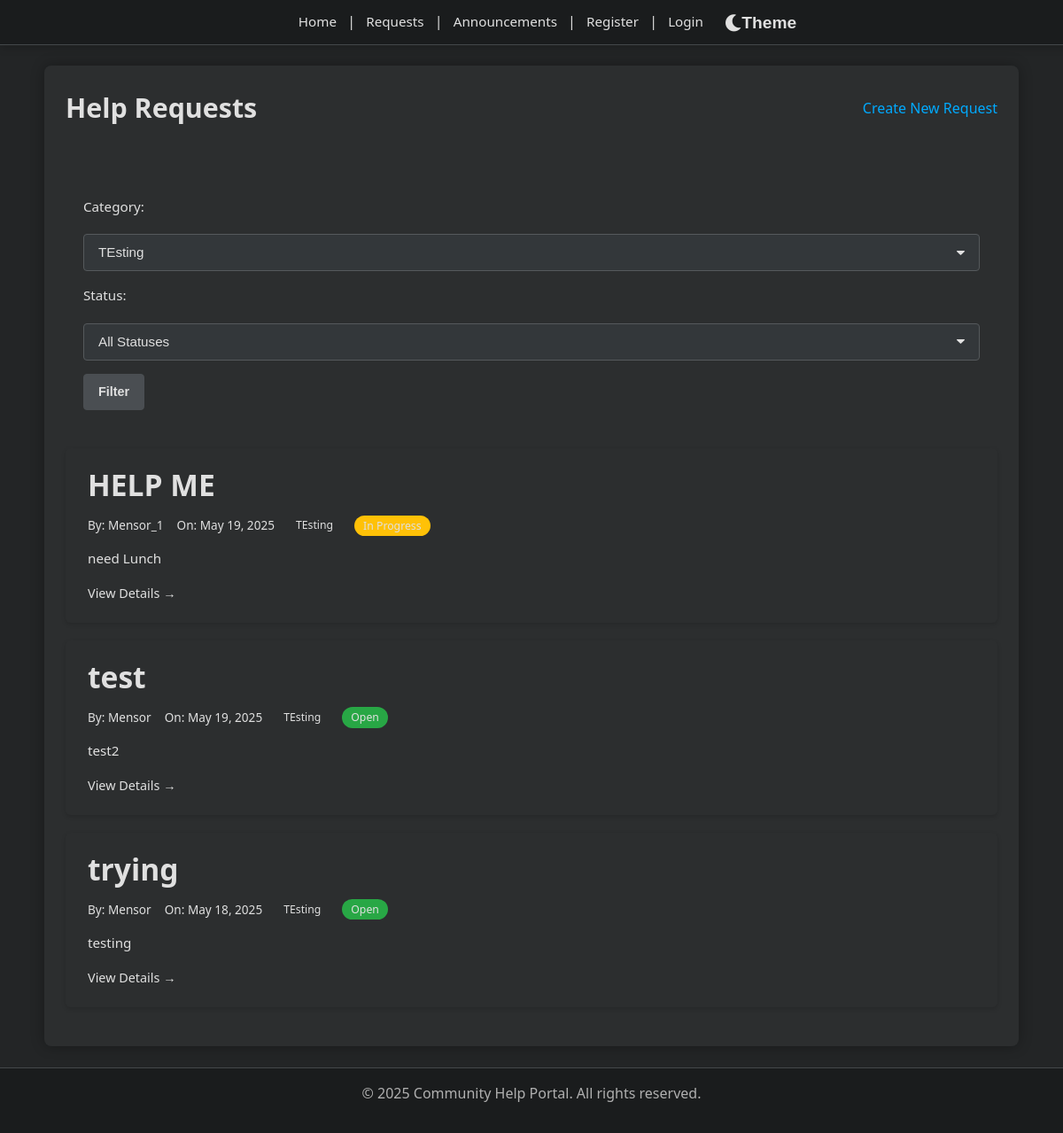
Screenshot of /requests/ with the database file from the repository.
### requests/models.py (models this page shows, shortened)
class RequestPost(models.Model):
    STATUS_CHOICES = [
        ('open', 'Open'),
        ('in_progress', 'In Progress'),
        ('closed', 'Closed'),
    ]
    requester = models.ForeignKey(User, on_delete=models.CASCADE, related_name='request_posts')
    title = models.CharField(max_length=200)
    description = models.TextField()
    category = models.ForeignKey(RequestCategory, on_delete=models.SET_NULL, null=True, blank=True, related_name='request_posts')
    status = models.CharField(max_length=20, choices=STATUS_CHOICES, default='open')
    created_at = models.DateTimeField(auto_now_add=True)
    updated_at = models.DateTimeField(auto_now=True)

class RequestCategory(models.Model):
    name = models.CharField(max_length=100, unique=True)
    description = models.TextField(blank=True, null=True)
    class Meta:
        verbose_name_plural = "Request Categories"

### requests/views.py (the view)
# urls.py: path('', views.request_list, name='request_list'),
def request_list(request):
    request_posts_list = RequestPost.objects.all().order_by('-created_at')
    categories = RequestCategory.objects.all()
    status_choices = RequestPost.STATUS_CHOICES
    selected_category_slug = request.GET.get('category')
    selected_status = request.GET.get('status')
    if selected_category_slug:
        category = get_object_or_404(RequestCategory, slug=selected_category_slug)
        request_posts_list = request_posts_list.filter(category=category)
    if selected_status:
        request_posts_list = request_posts_list.filter(status=selected_status)
    paginator = Paginator(request_posts_list, 10) # Show 10 requests per page
    page_number = request.GET.get('page')
    try:
        request_posts = paginator.page(page_number)
    except PageNotAnInteger:
        request_posts = paginator.page(1)
    except EmptyPage:
        request_posts = paginator.page(paginator.num_pages)
    context = {
        'request_posts': request_posts,
        'categories': categories,
        'status_choices': status_choices,
        'current_category_slug': selected_category_slug,
        'current_status': selected_status,
        'is_paginated': True if paginator.num_pages > 1 else False,
        'page_obj': request_posts, # for pagination template tags
    }
    return render(request, 'requests/request_list.html', context)

### requests/templates/requests/request_list.html (shortened to what this page needs)
{% extends "base.html" %}
{% load static %}
{% block extra_css %}
<link rel="stylesheet" href="{% static 'css/request_list.css' %}" />
{% endblock %}
{% block content %}
<div class="request-list-container">
    <div class="page-header">
        <h2>Help Requests</h2>
        <a href="{% url 'requests:request_create' %}" class="button-primary">Create New Request</a>
    </div>
    <div class="filters-section">
        <form method="get" action="{% url 'requests:request_list' %}">
            <label for="category_filter">Category:</label>
            <select name="category" id="category_filter">
                {% for category in categories %}
                    <option value="{{ category.slug }}" {% if request.GET.category == category.slug %}selected{% endif %}>
                        {{ category.name }}
                    </option>
                {% endfor %}
            </select>
            <label for="status_filter">Status:</label>
            <select name="status" id="status_filter">
                <option value="">All Statuses</option>
            </select>
            <button type="submit" class="button-secondary">Filter</button>
        </form>
    </div>
    <div class="request-list-items">
        {% for post in request_posts %}
        <article class="request-item">
            <h3><a href="{% url 'requests:request_detail' post.pk %}">{{ post.title }}</a></h3>
            <div class="request-meta">
                <span class="author-meta">By: <a href="{% url 'accounts:profile_view' username=post.requester.username %}">{{ post.requester.username }}</a></span>
                <span>On: {{ post.created_at|date:"M d, Y" }}</span>
                {% if post.category %}<span class="category-tag">{{ post.category.name }}</span>{% endif %}
                <span class="status-badge status-{{ post.status }}">{{ post.get_status_display }}</span>
            </div>
            <div class="request-excerpt">
                <p>{{ post.description|striptags|truncatewords_html:30|linebreaksbr }}</p>
            </div>
            <a href="{% url 'requests:request_detail' post.pk %}" class="read-more-link">View Details</a>
        </article>
        {% empty %}
            <p class="no-requests">No help requests found matching your criteria. {% if not request.GET.category and not request.GET.status %}<a href="{% url 'requests:request_create' %}">Be the first to post one!</a>{% endif %}</p>
        {% endfor %}
    </div>
</div>
{% endblock %}

### static/css/style.css (style rules this page uses)
html { height: 100%; scroll-behavior: smooth; scrollbar-width: none; -ms-overflow-style: none; margin: 0; padding: 0; }
html, body { border: 0; margin: 0; padding: 0; }
:root { --color-primary: #00aaff; --color-primary-darker: #0088cc; --color-secondary: #4a4e52; --color-success: #28a745; --color-danger: #dc3545; --color-warning: #ffc107; --color-info: #17a2b8; --background-primary: #232526; --background-secondary: #2c2e2f; --background-nav-footer: #1a1c1d; --background-card: rgba(255, 255, 255, 0.05); --background-input: #33373a; --text-primary: #e0e0e0; --text-secondary: #b0b0b0; --text-on-primary-button: #ffffff; --text-on-secondary-button: #e0e0e0; --text-link: var(--color-primary); --text-link-hover: var(--color-primary-darker); --border-primary: #44484a; --border-card: rgba(255, 255, 255, 0.1); --border-input: #55595c; --border-input-focus: var(--color-primary); --font-family-sans-serif: "Segoe UI", Tahoma, Geneva, Verdana, sans-serif; --font-family-monospace: SFMono-Regular, Menlo, Monaco, Consolas, "Liberation Mono", "Courier New", monospace; --font-size-base: 1rem; --font-size-lg: 1.25rem; --font-size-sm: 0.875rem; --font-weight-light: 300; --font-weight-normal: 400; --font-weight-bold: 700; --line-height-base: 1.6; --spacing-xs: 0.25rem; --spacing-sm: 0.5rem; --spacing-md: 1rem; --spacing-lg: 1.5rem; --spacing-xl: 2rem; --border-width: 1px; --border-radius-sm: 0.2rem; --border-radius-md: 0.25rem; --border-radius-lg: 0.5rem; --box-shadow-sm: 0 0.125rem 0.25rem rgba(0, 0, 0, 0.075); --box-shadow-md: 0 0.5rem 1rem rgba(0, 0, 0, 0.15); --box-shadow-lg: 0 1rem 3rem rgba(0, 0, 0, 0.175); --box-shadow-card: 0 0 15px rgba(0, 0, 0, 0.3); --box-shadow-input-focus: 0 0 0 0.15rem rgba(0, 170, 255, 0.25); --dark-status-open: var(--color-success); --dark-status-in-progress: var(--color-warning); --dark-status-resolved: var(--color-info); --dark-status-closed: var(--text-secondary); }
body { font-family: var(--font-family-sans-serif); font-size: var(--font-size-base); font-weight: var(--font-weight-normal); line-height: var(--line-height-base); margin: 0; padding: 0; background-color: var(--background-primary); color: var(--text-primary); display: flex; flex-direction: column; min-height: 100vh; overflow-x: hidden; }
h1, h2, h3, h4, h5, h6 { color: var(--text-primary); margin-top: var(--spacing-lg); margin-bottom: var(--spacing-sm); font-weight: var(--font-weight-bold); }
h2 { font-size: 1.8em; }
h3 { font-size: 1.5em; }
p { margin-top: 0; margin-bottom: var(--spacing-md); }
a { color: var(--text-link); text-decoration: none; }
form { margin-top: var(--spacing-md); }
label { display: block; margin-bottom: var(--spacing-xs); font-weight: var(--font-weight-bold); color: var(--text-secondary); }
input[type="text"], input[type="email"], input[type="password"], input[type="url"], input[type="number"], input[type="date"], input[type="datetime-local"], textarea, select { width: 100%; padding: var(--spacing-sm) var(--spacing-md); border: var(--border-width) solid var(--border-input); border-radius: var(--border-radius-md); box-sizing: border-box; background-color: var(--background-input); color: var(--text-primary); font-size: 0.95rem; line-height: var(--line-height-base); }
select { appearance: none; background-repeat: no-repeat; background-position: right var(--spacing-md) center; background-size: 0.6em auto; padding-right: calc(var(--spacing-md) * 2 + 0.6em); }
.button, button, input[type="submit"], input[type="button"], input[type="reset"] { display: inline-block; padding: var(--spacing-sm) var(--spacing-lg); border: var(--border-width) solid transparent; border-radius: var(--border-radius-md); font-size: var(--font-size-base); font-weight: var(--font-weight-bold); text-align: center; cursor: pointer; text-decoration: none; transition: background-color 0.2s ease, border-color 0.2s ease, color 0.2s ease, transform 0.1s ease; line-height: var(--line-height-base); }
.button, button, input[type="submit"], input[type="button"], input[type="reset"], .button--secondary { background-color: var(--color-secondary); color: var(--text-on-secondary-button); border-color: var(--color-secondary); }

### static/css/fix-taskbar.css (style rules this page uses)
:root { --system-bar-height: 0px; --nav-height: 50px; }
html { border-top-width: 0 !important; margin-top: 0 !important; padding-top: 0 !important; }
body { border-top-width: 0 !important; margin-top: 0 !important; padding-top: 0 !important; }

### rows the page displays
RequestPost: title "HELP ME", requester.username "Mensor_1", created_at "May 19, 2025", category.name "TEsting", status "In Progress", description "need Lunch"
RequestPost: title "test", requester.username "Mensor", created_at "May 19, 2025", category.name "TEsting", status "Open", description "test2"
RequestPost: title "trying", requester.username "Mensor", created_at "May 18, 2025", category.name "TEsting", status "Open", description "testing"

### other values shown
form field category "TEsting"
